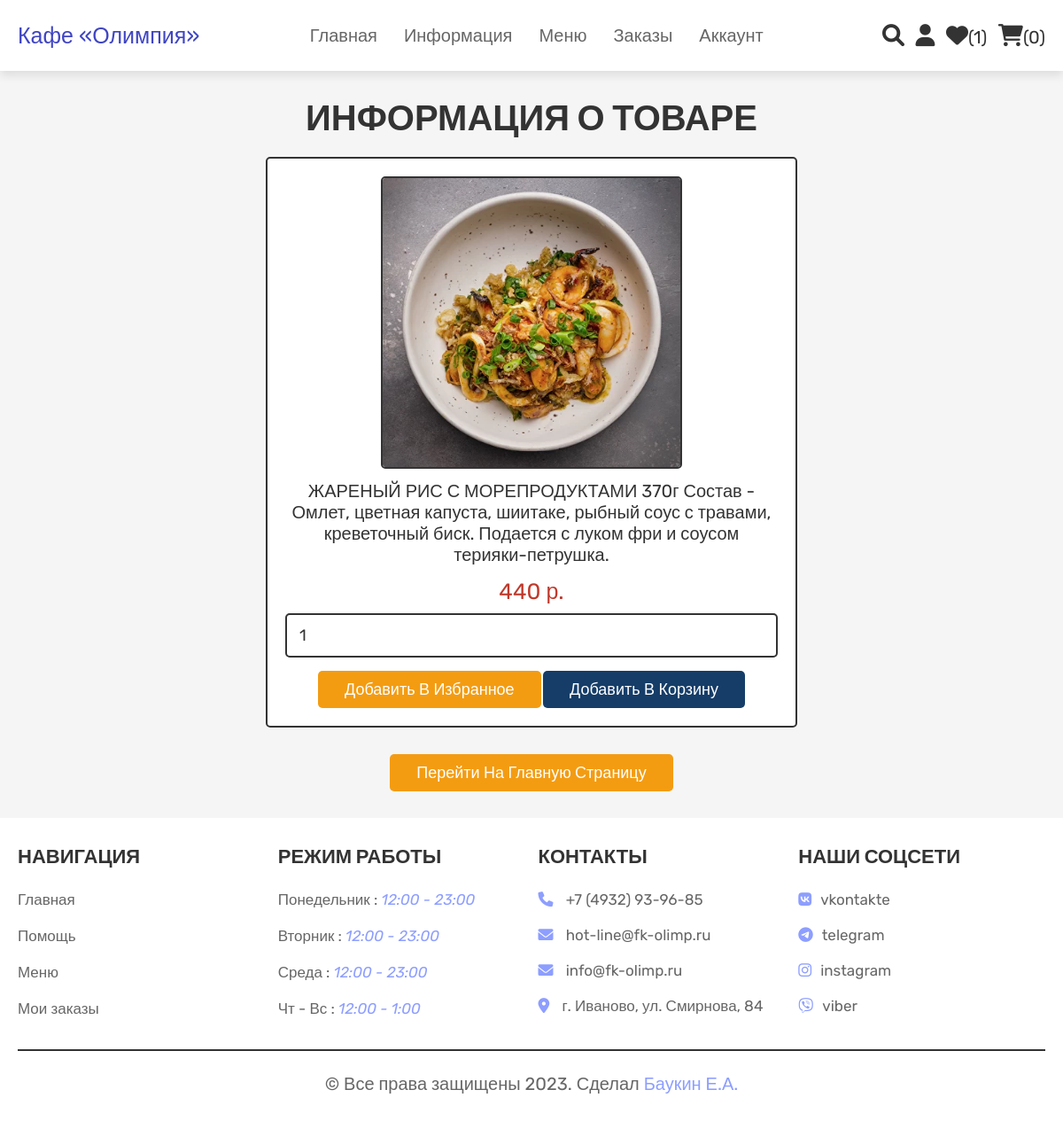
Page /view_page.php?pid=35 (signed in) on the earlier database version.
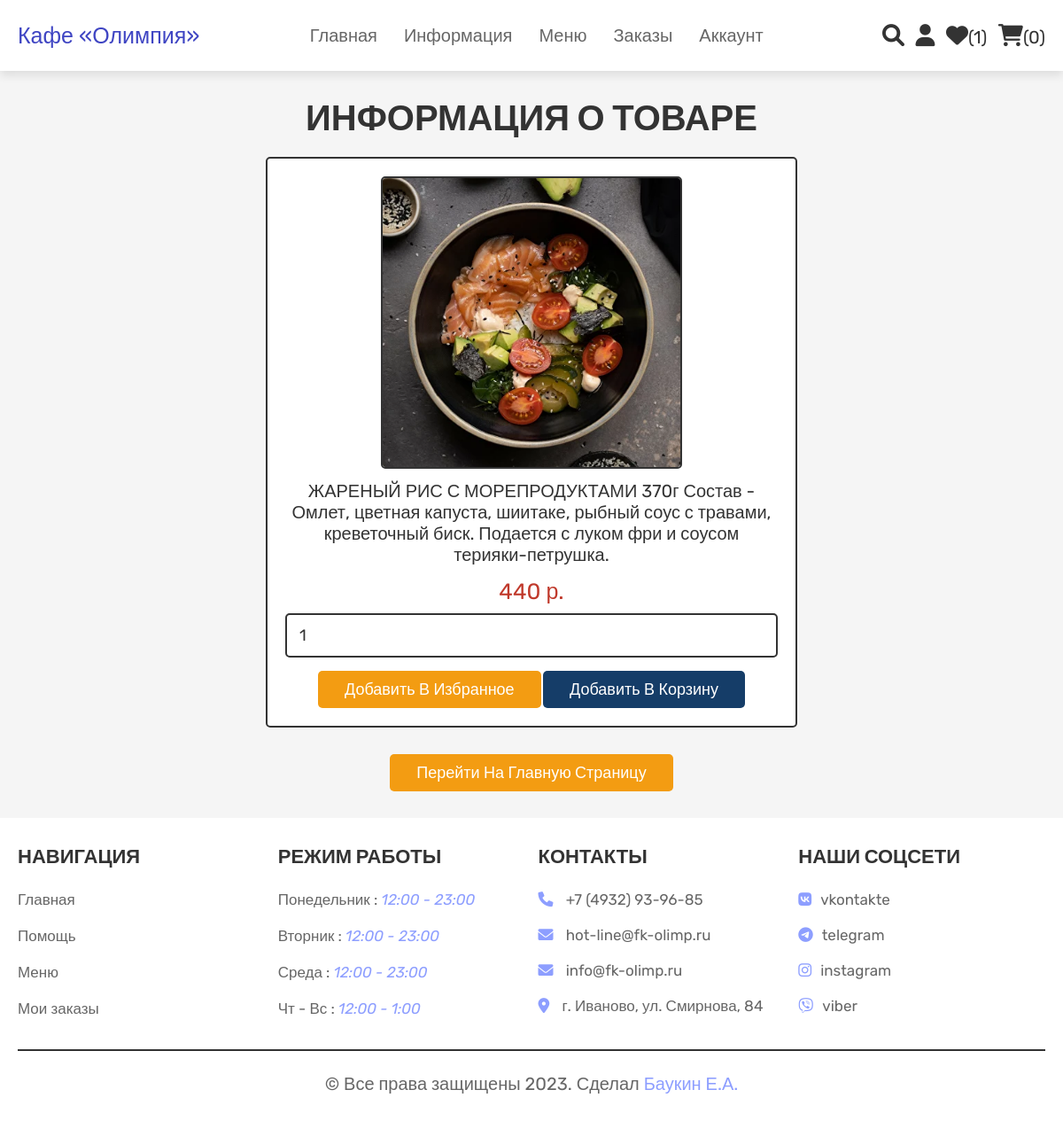
Same page on the later database version.
### tables this page shows
CREATE TABLE `products` (
  `id` int NOT NULL,
  `name` varchar(500) NOT NULL,
  `price` int NOT NULL,
  `image` varchar(100) NOT NULL
);

### view_page.php (the view, shortened to what this page needs)
<?php
@include 'config.php';
?>
<!DOCTYPE html>
<html lang="en">
<head>
   <link rel="stylesheet" href="https://cdnjs.cloudflare.com/ajax/libs/font-awesome/6.0.0/css/all.min.css">
   <link rel="stylesheet" href="css/style.css">
</head>
<body>
<?php @include 'header.php'; ?>
<section class="quick-view">
    <h1 class="title">Информация о товаре</h1>
    <?php
        if(isset($_GET['pid'])){
            $pid = $_GET['pid'];
            $select_products = mysqli_query($conn, "SELECT * FROM `products` WHERE id = '$pid'") or die('query failed');
         if(mysqli_num_rows($select_products) > 0){
            while($fetch_products = mysqli_fetch_assoc($select_products)){
    ?>
    <form action="" method="POST">
         <img src="images/<?php echo $fetch_products['image']; ?>" alt="" class="image">
         <div class="name"><?php echo $fetch_products['name']; ?></div>
         <div class="price"><?php echo $fetch_products['price']; ?> р.</div>
         <input type="number" name="product_quantity" value="1" min="0" class="qty">
         <input type="submit" value="Добавить в избранное" name="add_to_wishlist" class="option-btn">
         <input type="submit" value="Добавить в корзину" name="add_to_cart" class="btn">
      </form>
    <?php
            }
        }else{
        echo '<p class="empty">Информация о продукции отсутствует!</p>';
        }
    }
    ?>
    <div class="more-btn">
        <a href="home.php" class="option-btn">Перейти на главную страницу</a>
    </div>
</section>
<?php @include 'footer.php'; ?>
</body>
</html>

Differences in the rows shown:
changed products: image: a different picture
